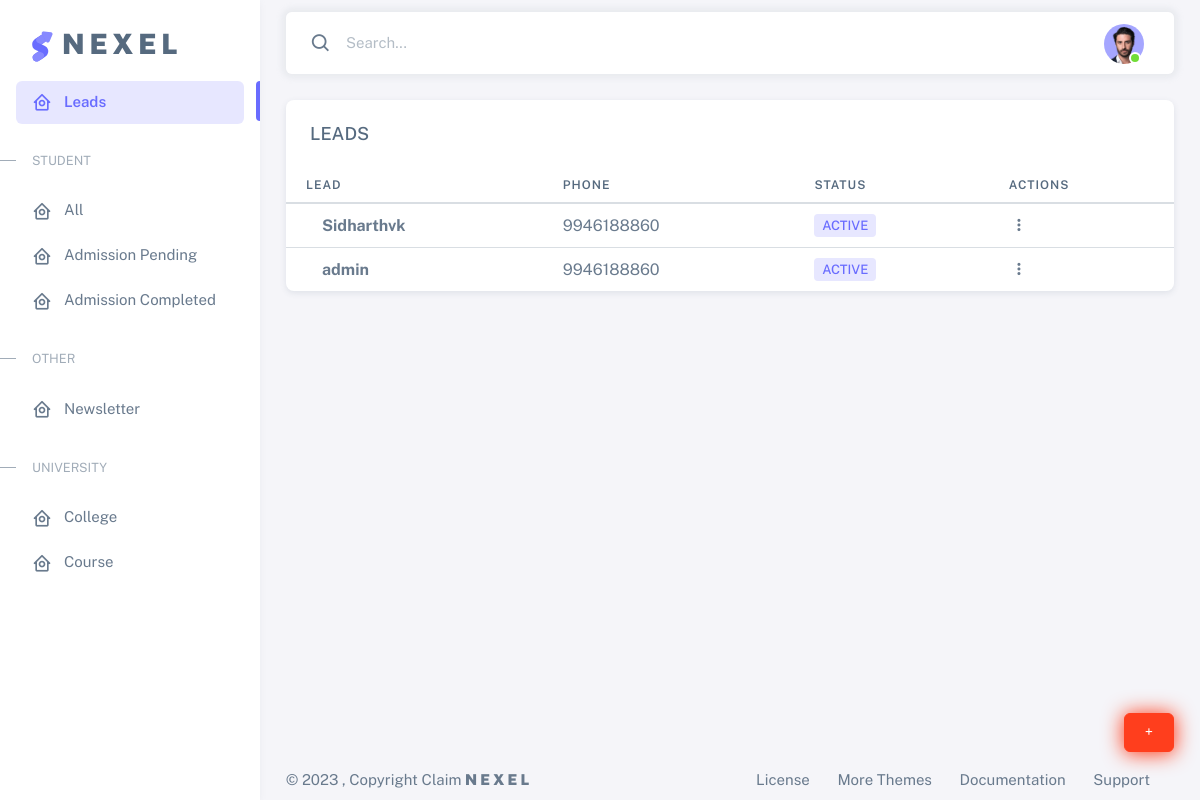
The page /dashboard/ (signed in) on the database its author committed.
### leads/models.py (models this page shows, shortened)
class NewLead(models.Model):
    leadname = models.CharField(('Name'), max_length=250)
    phone = models.CharField(('Phone'), max_length=250)

### dashboard/views.py (the view)
# urls.py: path('', views.home,name="dashhome"),
def home(request):
    user = User.objects.get(username=request.user)
    group = Group.objects.get(name='admin')
    if group in user.groups.all():
        leadname = NewLead.objects.all()
        context = {'lead':leadname}
        return render(request,'dashboardtemplate/dashboard.html',context)
    else :
        return redirect('home')

### templates/dashboardtemplate/dashboard.html (shortened to what this page needs)
{% extends 'dashboardtemplate/basedash.html' %}
{% load static %}
{% block body %}
    <div class="layout-wrapper layout-content-navbar">
      <div class="layout-container">
        <aside id="layout-menu" class="layout-menu menu-vertical menu bg-menu-theme">
          <div class="app-brand demo">
            <a href="index.html" class="app-brand-link">
              <span class="app-brand-logo demo">
              </span>
              <span class="app-brand-text demo menu-text fw-bolder ms-2">N E X E L</span>
            </a>
          </div>
          <ul class="menu-inner py-1">
            <li class="menu-item active">
              <a href="{% url 'dashhome' %}" class="menu-link">
                <i class="menu-icon tf-icons bx bx-home-circle"></i>
                <div data-i18n="Analytics">Leads</div>
              </a>
            </li>
            <li class="menu-header small text-uppercase">
              <span class="menu-header-text">Student</span>
            </li>
            <li class="menu-item ">
              <a href="{% url 'dashstudent' %}" class="menu-link">
                <i class="menu-icon tf-icons bx bx-home-circle"></i>
                <div data-i18n="Analytics">All</div>
              </a>
            </li>
            <li class="menu-item ">
              <a href="{% url 'studentpending' %}" class="menu-link">
                <i class="menu-icon tf-icons bx bx-home-circle"></i>
                <div data-i18n="Analytics">Admission Pending</div>
              </a>
            </li>
            <li class="menu-item ">
              <a href="{% url 'studentcompleted' %}" class="menu-link">
                <i class="menu-icon tf-icons bx bx-home-circle"></i>
                <div data-i18n="Analytics">Admission Completed</div>
              </a>
            </li>
            <li class="menu-header small text-uppercase">
              <span class="menu-header-text">Other</span>
            </li>
            <li class="menu-item">
              <a href="{% url 'dashnewsletter' %}" class="menu-link">
                <i class="menu-icon tf-icons bx bx-home-circle"></i>
                <div data-i18n="Analytics">Newsletter</div>
              </a>
            </li>
            <li class="menu-header small text-uppercase">
              <span class="menu-header-text">University</span>
            </li>
            <li class="menu-item">
              <a href="{% url 'universitydash' %}" class="menu-link">
                <i class="menu-icon tf-icons bx bx-home-circle"></i>
                <div data-i18n="Analytics">College</div>
              </a>
            </li>
            <li class="menu-item">
              <a href="{% url 'dashuniversitycourse' %}" class="menu-link">
                <i class="menu-icon tf-icons bx bx-home-circle"></i>
                <div data-i18n="Analytics">Course</div>
              </a>
            </li>
          </ul>
        </aside>
        <div class="layout-page">
          <nav
            class="layout-navbar container-xxl navbar navbar-expand-xl navbar-detached align-items-center bg-navbar-theme"
            id="layout-navbar"
          >
            <div class="navbar-nav-right d-flex align-items-center" id="navbar-collapse">
              <div class="navbar-nav align-items-center">
                <div class="nav-item d-flex align-items-center">
                  <i class="bx bx-search fs-4 lh-0"></i>
                  <input
                    type="text"
                    class="form-control border-0 shadow-none"
                    placeholder="Search..."
                    aria-label="Search..."
                  />
                </div>
              </div>
              <ul class="navbar-nav flex-row align-items-center ms-auto">
                <li class="nav-item navbar-dropdown dropdown-user dropdown">
                  <a class="nav-link dropdown-toggle hide-arrow" href="javascript:void(0);" data-bs-toggle="dropdown">
                    <div class="avatar avatar-online">
                      <img src="{% static 'assets/img/avatars/1.png' %}" alt class="w-px-40 h-auto rounded-circle" />
                    </div>
                  </a>
                </li>
              </ul>
            </div>
          </nav>
          <div class="content-wrapper">
            <div class="container-xxl flex-grow-1 container-p-y">
              <div class="row">
                <div class="col-lg-12 col-md-12 order-1">
                  <div class="card">
                    <h5 class="card-header">LEADS</h5>
                    <div class="table-responsive text-nowrap">
                      <table class="table">
                        <thead>
                          <tr>
                            <th>Lead</th>
                            <th>Phone</th>
                            <th>Status</th>
                            <th>Actions</th>
                          </tr>
                        </thead>
                        <tbody class="table-border-bottom-0">
                          {% for lead in lead %}
                          <tr>
                            <td> <strong>{{lead.leadname}}</strong></td>
                            <td>{{lead.phone}}</td>
                            <td><span class="badge bg-label-primary me-1">Active</span></td>
                            <td>
                              <div class="dropdown">
                                <button type="button" class="btn p-0 dropdown-toggle hide-arrow" data-bs-toggle="dropdown">
                                  <i class="bx bx-dots-vertical-rounded"></i>
                                </button>
                              </div>
                            </td>
                          </tr>
                          {% endfor %}
                        </tbody>
                      </table>
                    </div>
                  </div>
                </div>
              </div>
            </div>
   {% endblock body %}

### static/dashboard/assets/css/demo.css (style rules this page uses)
.menu .app-brand.demo { height: 64px; margin-top: 12px; }
.app-brand-logo.demo svg { width: 22px; height: 38px; }
.app-brand-text.demo { font-size: 1.75rem; letter-spacing: -0.5px; }

### rows shown on the page
NewLead: leadname "Sidharthvk", phone "9946188860"
NewLead: leadname "admin", phone "9946188860"
